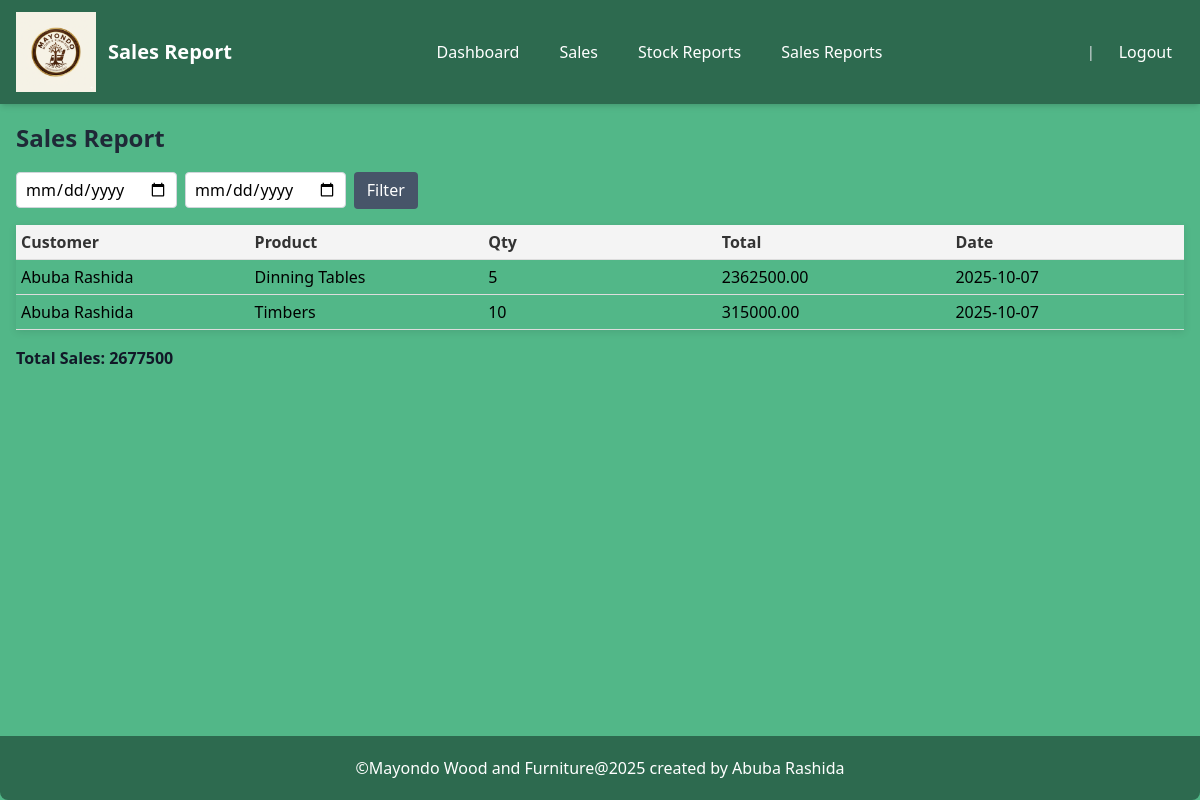
The page /reports/sales/ on the database as committed earlier.
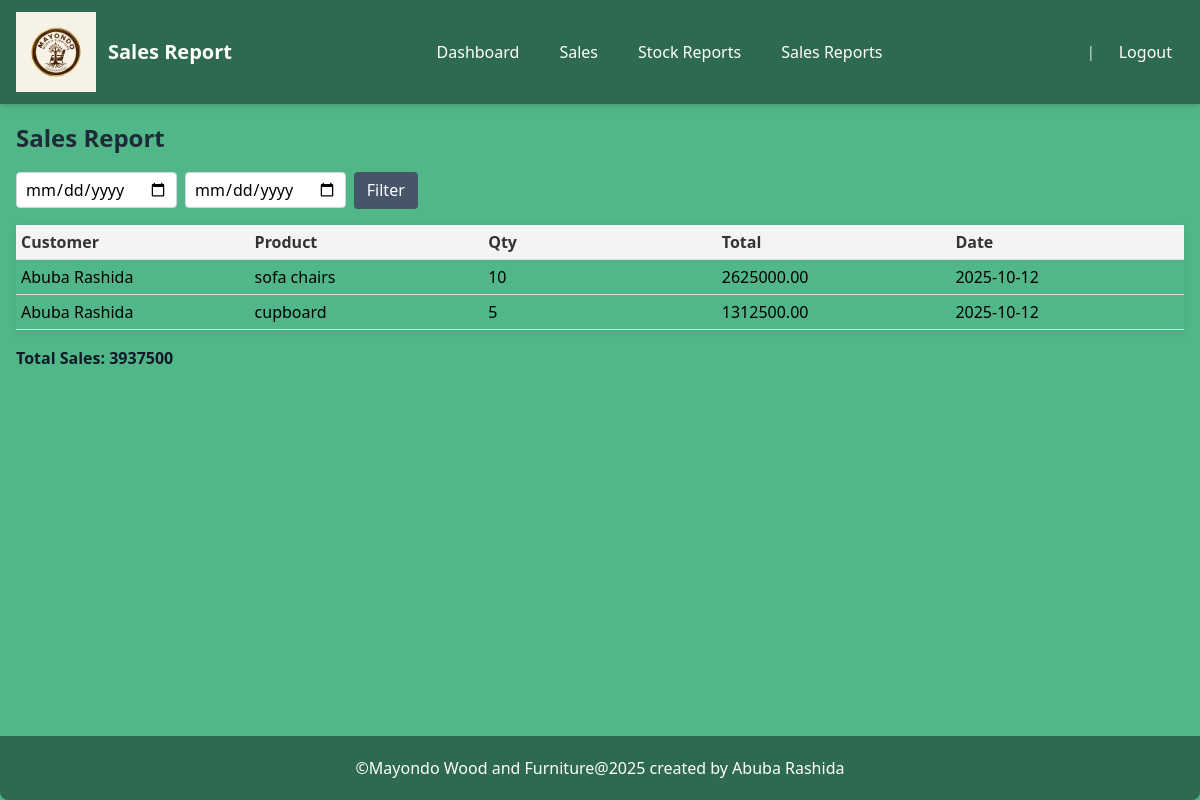
The same page on the database as committed later.
### mayondo_app/models.py (models this page shows, shortened)
class Sale(models.Model):
    customer_name = models.CharField(max_length=255)
    product_type = models.CharField(max_length=100)
    product = models.ForeignKey("Product", on_delete=models.CASCADE)
    quantity = models.PositiveIntegerField()
    sale_date = models.DateTimeField(default=now)
    payment_type = models.CharField(
        max_length=20,
        choices=[
            ('cash', 'Cash'),
            ('cheque', 'Cheque'),
            ('bank_overdraft', 'Bank Overdraft'),
        ]
    )
    sales_agent = models.ForeignKey(CustomUser, on_delete=models.SET_NULL, null=True, blank=True)
    transport_included = models.BooleanField(default=False)
    total = models.DecimalField(max_digits=12, decimal_places=2, default=0)
    class Meta:
        ordering = ['-sale_date']

class Product(models.Model):
    PRODUCT_TYPES = [
        ('wood', 'Wood'),
        ('furniture', 'Furniture'),
    ]
    name = models.CharField(max_length=200)
    type = models.CharField(max_length=20, choices=PRODUCT_TYPES)
    supplier_name = models.CharField(max_length=200)
    cost_price = models.DecimalField(max_digits=10, decimal_places=2,default=0)
    product_price = models.DecimalField(max_digits=10, decimal_places=2, default=0)
    stock_quantity = models.PositiveIntegerField(default=0)
    quality = models.CharField(max_length=100, blank=True, null=True)
    color = models.CharField(max_length=100, blank=True, null=True)
    measurement = models.CharField(max_length=100, blank=True, null=True)
    date_added = models.DateTimeField(auto_now_add=True)
    class Meta:
        ordering = ['-date_added']

### mayondo_app/views.py (the view)
# urls.py: path('reports/sales/',sales_reportpage, name='sales_report'),
def sales_reportpage(request):
    start_date = request.GET.get('start_date')
    end_date = request.GET.get('end_date')
    sales = Sale.objects.all()
    if start_date and end_date:
        sales = sales.filter(sale_date__range=[start_date, end_date])
    total_sales_value = sales.aggregate(Sum('total'))['total__sum'] or 0
    return render(request, 'sales_report.html', {
        'sales': sales,
        'total_sales_value': total_sales_value,
    })

### mayondo_app/templates/sales_report.html (shortened to what this page needs)
{% load static %}
<!DOCTYPE html>
<html lang="en">
<head>
     <script src="https://cdn.tailwindcss.com"></script>
     <link rel="stylesheet" href="{% static 'css/style.css' %}" >
</head>
<body class="mt-10 bg-[#52B788]">
    <nav class="fixed top-0 left-0 w-full bg-[#2D6A4F] text-white shadow-md z-50">
  <div class="max-w-7xl mx-auto px-4 py-3 flex justify-between items-center">
    <div class="flex items-center space-x-3 h-20">
  <img src="{% static 'images/logo.png' %}" alt="Mayondo Logo" class="h-20 w-20 object-contain">
      <h2 class="text-xl font-bold">Sales Report</h2>
    </div>
    <div class="hidden md:flex space-x-4">
      <a href="{% url 'mayondo_app:dashboard' %}" class="px-3 py-2 rounded hover:bg-[#52B788] transition">
        Dashboard
      </a>
      <a href="{% url 'mayondo_app:sales_listpage' %}" class="px-3 py-2 rounded hover:bg-[#52B788] transition">
        Sales
      </a>
      <a href="{% url 'mayondo_app:stock_report' %}" class="px-3 py-2 rounded hover:bg-[#52B788] transition">
        Stock Reports
      </a>
      <a href="{% url 'mayondo_app:sales_report' %}" class="px-3 py-2 rounded hover:bg-[#52B788] transition">
        Sales Reports
      </a>
    </div>
    <div class="flex items-center space-x-3">
      <span class="text-sm text-gray-200">
         {{ user.username|title }} | {{ user.role|title }}
      </span>
      <a href="{% url 'mayondo_app:logout' %}" class="px-3 py-2 rounded text-white-300 hover:text-white hover:bg-[#d2f3dc] transition">
        Logout
      </a>
    </div>
  </div>
</nav>
<div class="pt-20 px-4">
    <h2 class="report-title">Sales Report</h2>
<form method="get" class="report-filter-form">
    <input type="date" name="start_date" value="{{ request.GET.start_date }}" class="report-input">
    <input type="date" name="end_date" value="{{ request.GET.end_date }}" class="report-input">
    <button class="report-button">Filter</button>
</form>
<table class="sales-table">
    <thead>
        <tr>
            <th>Customer</th>
            <th>Product</th>
            <th>Qty</th>
            <th>Total</th>
            <th>Date</th>
        </tr>
    </thead>
    <tbody>
        {% for s in sales %}
        <tr>
            <td>{{ s.customer_name }}</td>
            <td>{{ s.product.name }}</td>
            <td>{{ s.quantity }}</td>
            <td>{{ s.total }}</td>
            <td>{{ s.sale_date|date:"Y-m-d" }}</td>
        </tr>
        {% empty %}
        <tr>
            <td colspan="5" class="sales-empty">No sales in this period.</td>
        </tr>
        {% endfor %}
    </tbody>
</table>
<div class="report-total">Total Sales: {{ total_sales_value }}</div>
 <footer style="Position: fixed; bottom: 0; left: 0; width: 100%; "><br>
      <p class="footer">&copy;Mayondo Wood and Furniture@2025 created by Abuba Rashida</p>
    </footer>
</body>
</html>

Rows that differ between the two databases and show on the page:
removed Sale: customer_name "Abuba Rashida", product.name "Dinning Tables", quantity "5", total "2362500.00", sale_date "2025-10-07"
removed Sale: customer_name "Abuba Rashida", product.name "Timbers", quantity "10", total "315000.00", sale_date "2025-10-07"
added Sale: customer_name "Abuba Rashida", product.name "sofa chairs", quantity "10", total "2625000.00", sale_date "2025-10-12"
added Sale: customer_name "Abuba Rashida", product.name "cupboard", quantity "5", total "1312500.00", sale_date "2025-10-12"
Other text that changed with them:
{{ total_sales_value }}: "2677500" → "3937500"
